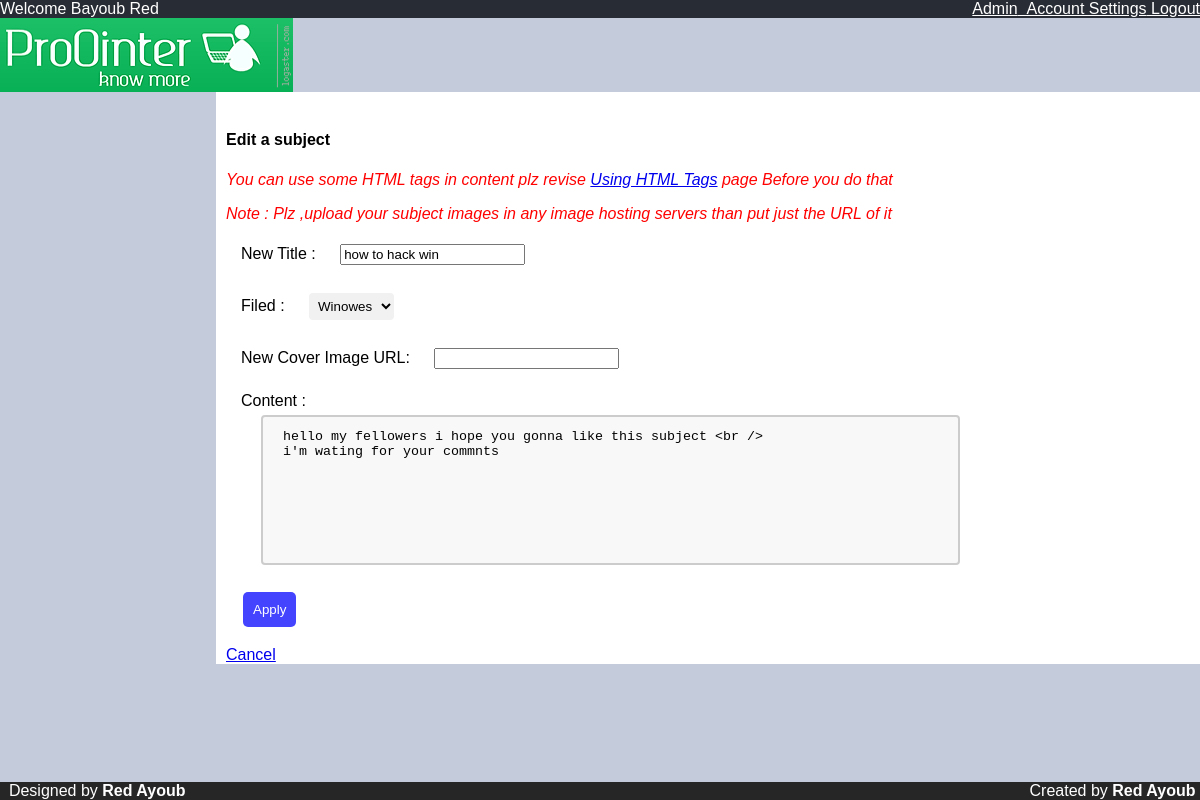
The app's page /edit_subj.php?src_page=view.php?subj_id=1&subj_id=1 (signed in) with its own data.
### tables this page shows
CREATE TABLE `pro0inter_subjects` (
  `subject_id` smallint(5) UNSIGNED NOT NULL,
  `subject_filed_id` tinyint(3) UNSIGNED NOT NULL,
  `subject_title` varchar(60) NOT NULL,
  `cover_img_path` varchar(100) NOT NULL,
  `subject_content` text NOT NULL,
  `subject_writer_id` smallint(3) DEFAULT NULL,
  `subject_writer` varchar(30) NOT NULL,
  `subject_date` datetime NOT NULL,
  `subject_viewes` tinyint(4) NOT NULL,
  `subject_rating` float(10,0) NOT NULL,
  `subject_aproved` tinyint(1) NOT NULL
);

### includes/functions.php (called while the page is built, shortened)
<?php
function get_all($table,$limit=NULL,$ordred_col=NULL,$order_type=NULL)
{
	global $conn;
	$query="SELECT *
					FROM {$table} ";
	$result_set=mysqli_query($conn,$query);
	return $result_set;
}
function get_by_id($table,$id_col,$ID)
{
	global $conn;
	$query="SELECT *
					FROM {$table}
					WHERE {$id_col}='{$ID}'
					LIMIT 1 ";
	$result_set=mysqli_query($conn,$query);
	return mysqli_fetch_assoc($result_set);
}
?>

### edit_subj.php (the view, shortened to what this page needs)
<?php require_once("includes/connection.php"); ?>
<?php require_once("includes/functions.php"); ?>
<?php
if (isset($_GET["subj_id"])) {
  $subj=get_by_id("pro0inter_subjects","subject_id",$_GET["subj_id"]);
}else{
  redirect("Sorry ,fail in  the request ");
}
?>
<?php
  if (isset($_GET["src_page"])) {
    $src_page=$_GET["src_page"];
  }else{
    $src_page="";
  }
?>
<?php
 include("includes/header.php");
 ?>
    <div class="content">
      <br>
      <h4>Edit a subject</h4>
      <p class="Note">You can use some HTML tags in content plz revise
        <a href="accepted_html_tags.php">Using HTML Tags</a> page Before you do that</p>
        <p class="Note">Note : Plz ,upload your subject images in any image
           hosting servers than put just the URL of it </p>
      <form  action="forms_procc/try_edit_subj.php?src_page=<?php echo urlencode($src_page); ?>" method="post" class="form_general">
        New Title : <input type="text" name="title" required value="<?php echo $subj["subject_title"];  ?>"><br><br>
        Filed : <select name="filed_id" required >
          <?php
            $filed_set=get_all("pro0inter_fildes");
            while ($filed_res=mysqli_fetch_assoc($filed_set)) {
              echo "<option value=\"{$filed_res["filed_id"]}\">
              {$filed_res["filed_name"]}</option>";
            }
           ?>
        </select><br><br>
        New Cover Image URL: <input type="url" name="cover_img" value=""><br><br>
        Content : <br><textarea name="content" rows="8" cols="80" required ><?php echo $subj["subject_content"];  ?></textarea><br><br>
        <input type="submit" name="submit" value="Apply">
      </form>
      <a href="<?php if (isset($src_page)){
        echo $src_page;
      }else{
        echo "login.php";
      } ?>">Cancel</a>
    </div>
    <br>
    <?php
     require("includes/footer.php");
     ?>

### stylesheet/general.css (style rules this page uses)
body { background-color: #c4cbdb; margin:0px; font-family: arial,serif; height: 98%; }
.content { margin-left:18%; background-color: white; padding-left: 10px; }
.Note { color: red; font-style: oblique; }
.form_general { margin: 15px; }
.form_general input { margin: 5px 20px 5px; }
.form_general textarea { margin: 5px 20px 5px; height: 150px; padding: 12px 20px; box-sizing: border-box; border: 2px solid #ccc; border-radius: 4px; background-color: #f8f8f8; resize: none; }
.form_general select { margin: 5px 20px 5px; padding: 5px ; border: none; border-radius: 4px; background-color: #f1f1f1; }
.form_general input[type=button], input[type=submit], input[type=reset] { background-color: #4444ff; border: none; color: white; padding: 10px; text-decoration: none; border-radius: 5px; margin: 4px 2px; cursor: pointer; }

### records on screen
pro0inter_subjects: title "how to hack win", content "hello my fellowers i hope you gonna like this subject <br /> i'm wating for your commnts"

### other values on screen
$_SESSION["fullname"] "Bayoub Red"
form field filed_id "Winowes"
